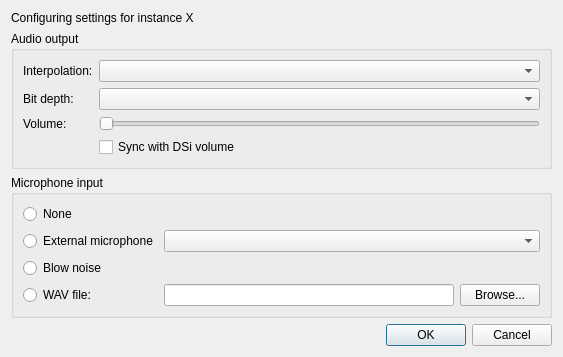
<?xml version="1.0" encoding="UTF-8"?>
<ui version="4.0">
 <class>AudioSettingsDialog</class>
 <widget class="QDialog" name="AudioSettingsDialog">
  <property name="geometry">
   <rect>
    <x>0</x>
    <y>0</y>
    <width>482</width>
    <height>301</height>
   </rect>
  </property>
  <property name="sizePolicy">
   <sizepolicy hsizetype="Fixed" vsizetype="Fixed">
    <horstretch>0</horstretch>
    <verstretch>0</verstretch>
   </sizepolicy>
  </property>
  <property name="windowTitle">
   <string>Audio settings - khDaysMM</string>
  </property>
  <layout class="QVBoxLayout" name="verticalLayout">
   <property name="sizeConstraint">
    <enum>QLayout::SetFixedSize</enum>
   </property>
   <item>
    <widget class="QLabel" name="lblInstanceNum">
     <property name="text">
      <string>Configuring settings for instance X</string>
     </property>
    </widget>
   </item>
   <item>
    <widget class="QGroupBox" name="groupBox">
     <property name="title">
      <string>Audio output</string>
     </property>
     <layout class="QGridLayout" name="gridLayout_2">
      <item row="2" column="0">
       <widget class="QLabel" name="label">
        <property name="text">
         <string>Volume:</string>
        </property>
       </widget>
      </item>
      <item row="2" column="1">
       <widget class="QSlider" name="slVolume">
        <property name="whatsThis">
         <string>&lt;html&gt;&lt;head/&gt;&lt;body&gt;&lt;p&gt;Controls the volume of the audio output.&lt;/p&gt;&lt;/body&gt;&lt;/html&gt;</string>
        </property>
        <property name="maximum">
         <number>256</number>
        </property>
        <property name="pageStep">
         <number>16</number>
        </property>
        <property name="orientation">
         <enum>Qt::Horizontal</enum>
        </property>
       </widget>
      </item>
      <item row="3" column="1">
        <widget class="QCheckBox" name="chkSyncDSiVolume">
         <property name="whatsThis">
          <string>&lt;html&gt;&lt;head/&gt;&lt;body&gt;&lt;p&gt;Synchronizes the output volume with the DSi hardware volume.&lt;/p&gt;&lt;/body&gt;&lt;/html&gt;</string>
         </property>
         <property name="text">
          <string>Sync with DSi volume</string>
         </property>
        </widget>
      </item>
      <item row="0" column="0">
       <widget class="QLabel" name="label_2">
        <property name="text">
         <string>Interpolation:</string>
        </property>
       </widget>
      </item>
      <item row="0" column="1">
       <widget class="QComboBox" name="cbInterpolation">
        <property name="whatsThis">
         <string>&lt;html&gt;&lt;head/&gt;&lt;body&gt;&lt;p&gt;Applies interpolation to audio samples for better quality. Option &amp;quot;None&amp;quot; is accurate to DS hardware.&lt;/p&gt;&lt;/body&gt;&lt;/html&gt;</string>
        </property>
       </widget>
      </item>
      <item row="1" column="0">
       <widget class="QLabel" name="label_3">
        <property name="text">
         <string>Bit depth:</string>
        </property>
       </widget>
      </item>
      <item row="1" column="1">
       <widget class="QComboBox" name="cbBitDepth">
        <property name="whatsThis">
         <string>&lt;html&gt;&lt;head/&gt;&lt;body&gt;&lt;p&gt;The bit depth of audio playback. If set to &quot;Automatic&quot; this will be 10-bit for DS mode and 16-bit for DSi mode.&lt;/p&gt;&lt;/body&gt;&lt;/html&gt;</string>
        </property>
       </widget>
      </item>
     </layout>
    </widget>
   </item>
   <item>
    <widget class="QGroupBox" name="groupBox_2">
     <property name="title">
      <string>Microphone input</string>
     </property>
     <layout class="QGridLayout" name="gridLayout">
      <item row="3" column="1">
       <widget class="QPathInput" name="txtMicWavPath">
        <property name="minimumSize">
         <size>
          <width>290</width>
          <height>0</height>
         </size>
        </property>
        <property name="whatsThis">
         <string>&lt;html&gt;&lt;head/&gt;&lt;body&gt;&lt;p&gt;Forward a WAV file to the emulated microphone.&lt;/p&gt;&lt;p&gt;This input mode is activated by holding the microphone hotkey (see Input and Hotkeys).&lt;/p&gt;&lt;/body&gt;&lt;/html&gt;</string>
        </property>
       </widget>
      </item>
      <item row="3" column="0">
       <widget class="QRadioButton" name="rbMicWav">
        <property name="whatsThis">
         <string>&lt;html&gt;&lt;head/&gt;&lt;body&gt;&lt;p&gt;Forward a WAV file to the emulated microphone.&lt;/p&gt;&lt;p&gt;This input mode is activated by holding the microphone hotkey (see Input and Hotkeys).&lt;/p&gt;&lt;/body&gt;&lt;/html&gt;</string>
        </property>
        <property name="text">
         <string>WAV file:</string>
        </property>
       </widget>
      </item>
      <item row="3" column="2">
       <widget class="QPushButton" name="btnMicWavBrowse">
        <property name="text">
         <string>Browse...</string>
        </property>
       </widget>
      </item>
      <item row="1" column="0">
       <widget class="QRadioButton" name="rbMicExternal">
        <property name="whatsThis">
         <string>&lt;html&gt;&lt;head/&gt;&lt;body&gt;&lt;p&gt;Input from an external microphone, if available, will be forwarded to the emulated microphone.&lt;/p&gt;&lt;/body&gt;&lt;/html&gt;</string>
        </property>
        <property name="text">
         <string>External microphone</string>
        </property>
       </widget>
      </item>
      <item row="1" column="1" colspan="2">
        <widget class="QComboBox" name="cbMic">
         <property name="whatsThis"> 
          <string>&lt;html&gt;&lt;head/&gt;&lt;body&gt;&lt;p&gt;The selected microphone to be used.&lt;/p&gt;&lt;/body&gt;&lt;/html&gt;</string>       
         </property>
        </widget>
      </item>
      <item row="2" column="0" colspan="3">
       <widget class="QRadioButton" name="rbMicNoise">
        <property name="whatsThis">
         <string>&lt;html&gt;&lt;head/&gt;&lt;body&gt;&lt;p&gt;Noise will be forwarded to the emulated microphone, simulating blowing into the microphone.&lt;/p&gt;&lt;p&gt;This input mode is activated by holding the microphone hotkey (see Input and Hotkeys).&lt;/p&gt;&lt;/body&gt;&lt;/html&gt;</string>
        </property>
        <property name="text">
         <string>Blow noise</string>
        </property>
       </widget>
      </item>
      <item row="0" column="0" colspan="3">
       <widget class="QRadioButton" name="rbMicNone">
        <property name="whatsThis">
         <string>&lt;html&gt;&lt;head/&gt;&lt;body&gt;&lt;p&gt;No microphone input.&lt;/p&gt;&lt;/body&gt;&lt;/html&gt;</string>
        </property>
        <property name="text">
         <string>None</string>
        </property>
       </widget>
      </item>
     </layout>
    </widget>
   </item>
   <item>
    <widget class="QDialogButtonBox" name="buttonBox">
     <property name="orientation">
      <enum>Qt::Horizontal</enum>
     </property>
     <property name="standardButtons">
      <set>QDialogButtonBox::Cancel|QDialogButtonBox::Ok</set>
     </property>
    </widget>
   </item>
  </layout>
 </widget>
 <customwidgets>
  <customwidget>
   <class>QPathInput</class>
   <extends>QLineEdit</extends>
   <header>QPathInput.h</header>
  </customwidget>
 </customwidgets>
 <tabstops>
  <tabstop>cbInterpolation</tabstop>
  <tabstop>cbBitDepth</tabstop>
  <tabstop>slVolume</tabstop>
  <tabstop>chkSyncDSiVolume</tabstop>
  <tabstop>rbMicNone</tabstop>
  <tabstop>rbMicExternal</tabstop>
  <tabstop>rbMicNoise</tabstop>
  <tabstop>rbMicWav</tabstop>
  <tabstop>txtMicWavPath</tabstop>
  <tabstop>btnMicWavBrowse</tabstop>
 </tabstops>
 <resources/>
 <connections>
  <connection>
   <sender>buttonBox</sender>
   <signal>accepted()</signal>
   <receiver>AudioSettingsDialog</receiver>
   <slot>accept()</slot>
   <hints>
    <hint type="sourcelabel">
     <x>248</x>
     <y>254</y>
    </hint>
    <hint type="destinationlabel">
     <x>157</x>
     <y>274</y>
    </hint>
   </hints>
  </connection>
  <connection>
   <sender>buttonBox</sender>
   <signal>rejected()</signal>
   <receiver>AudioSettingsDialog</receiver>
   <slot>reject()</slot>
   <hints>
    <hint type="sourcelabel">
     <x>316</x>
     <y>260</y>
    </hint>
    <hint type="destinationlabel">
     <x>286</x>
     <y>274</y>
    </hint>
   </hints>
  </connection>
 </connections>
</ui>
